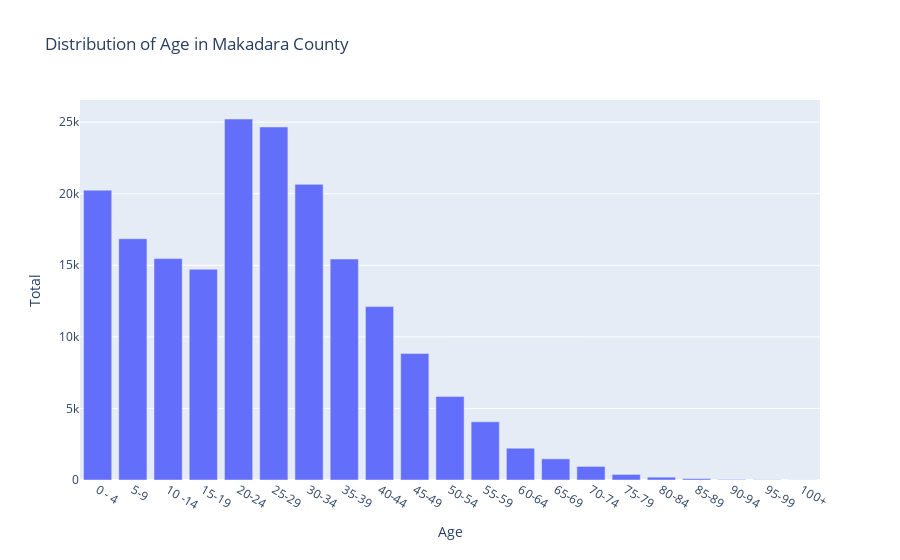

The cell this chart's notebook holds for it:
### Code cell
subcounty_value = 'MAKADARA' 
# 'EMBAKASI', 'KAMUKUNJI', 'KASARANI', 'KIBRA', "LANG'ATA", 'MAKADARA', 'MATHARE', 'NJIRU', 'STAREHE', 'WESTLANDS']
result = group_by_age_and_total(subcounty_value, nairobi_population_dataset)

age_distribution_per_subcounty=age_distributions(result)
age_distribution_per_subcounty['Total']=age_distribution_per_subcounty['Total'].astype(str).astype(int)

fig = px.bar(age_distribution_per_subcounty, x='Age', y='Total',title="Distribution of Age in Makadara County" )
fig.show()

### Figure 1 — Plotly figure (JSON) as saved in the notebook; plotly's stock layout.template omitted (floating-point values rounded to 4 significant figures)
{"data": [{"alignmentgroup": "True", "hovertemplate": "Age=%{x}<br>Total=%{y}<extra></extra>", "legendgroup": "", "marker": {"color": "#636efa", "pattern": {"shape": ""}}, "name": "", "offsetgroup": "", "orientation": "v", "showlegend": false, "textposition": "auto", "type": "bar", "x": ["0 - 4", "5-9", "10 -14", "15-19", "20-24", "25-29", "30-34", "35-39", "40-44", "45-49", "50-54", "55-59", "60-64", "65-69", "70-74", "75-79", "80-84", "85-89", "90-94", "95-99", "100+"], "xaxis": "x", "y": [20248, 16857, 15466, 14718, 25220, 24663, 20654, 15438, 12114, 8841, 5842, 4064, 2221, 1480, 949, 389, 198, 95, 38, 18, 10], "yaxis": "y"}], "layout": {"barmode": "relative", "legend": {"tracegroupgap": 0}, "title": {"text": "Distribution of Age in Makadara County"}, "xaxis": {"anchor": "y", "domain": [0, 1], "title": {"text": "Age"}}, "yaxis": {"anchor": "x", "domain": [0, 1], "title": {"text": "Total"}}}}
